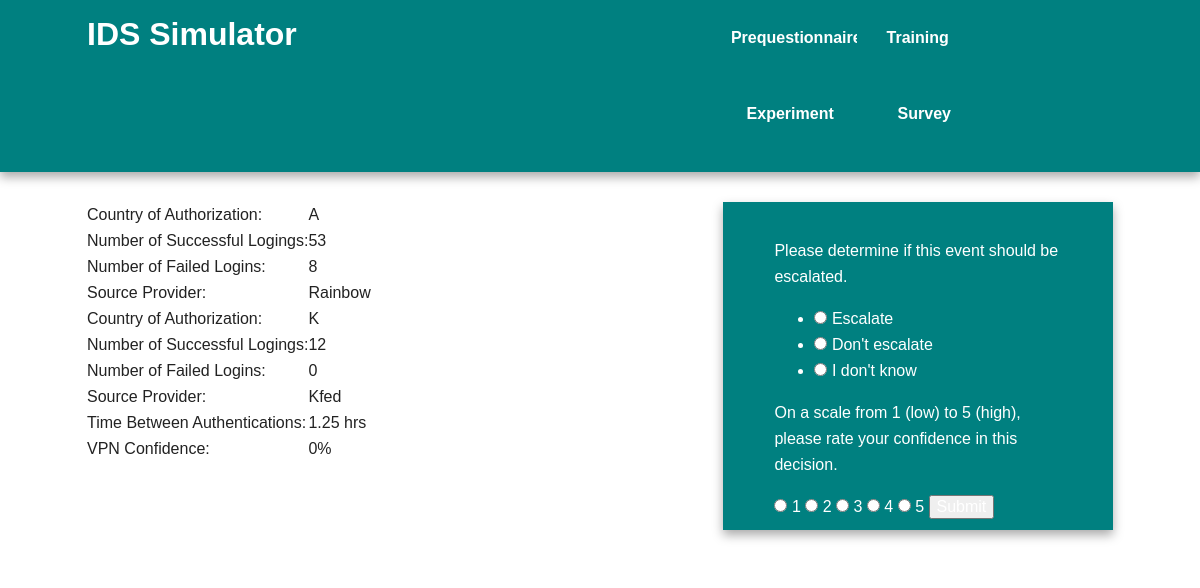
The page /trainingEventPage/1 (signed in) on the database its author committed.
### models.py (models this page shows)
class TrainingEvent(db.Model):
    id = db.Column(db.Integer, primary_key=True)
    is_false_positive = db.Column(db.Boolean())
    country_of_authentication1 = db.Column(db.String(1))
    number_successful_logins1 = db.Column(db.Integer)
    number_failed_logins1 = db.Column(db.Integer)
    source_provider1 = db.Column(db.String(50))
    country_of_authentication2 = db.Column(db.String(1))
    number_successful_logins2 = db.Column(db.Integer)
    number_failed_logins2 = db.Column(db.Integer)
    source_provider2 = db.Column(db.String(50))
    time_between_authentications = db.Column(db.Float)
    vpn_confidence = db.Column(db.String(5))

### crywolf.py (the view, shortened to what this page needs)
@app.route('/trainingEventPage/<eventId>', methods = ["GET", "POST"])
@login_required
def trainingEventPage(eventId):
    event = models.TrainingEvent.query.get(eventId)
    form = eventDecisionForm()
    return render_template('trainingEventPage.html', event = event, form=form)

### forms.py
class eventDecisionForm(FlaskForm):
    escalate = RadioField(
                    choices=[
                        ('Escalate','Escalate'),
                        ("Don't escalate","Don't escalate"),
                        ("I don't know","I don't know")
                    ]
                )
    confidence = RadioField(choices=[("1","1"),("2","2"),("3", "3"),("4","4"),("5","5")])

### crywolf.py (called while the page is built)
@login_manager.user_loader
def load_user(user_id):
    return models.User.query.get(user_id)

### templates/trainingEventPage.html (shortened to what this page needs)
{% extends "base.html" %}
{% block content %}
    <article>
        <table>
            <tr><td>Country of Authorization: </td>    <td>{{event.country_of_authentication1}}</td></tr>
            <tr><td>Number of Successful Logings: </td>    <td>{{event.number_successful_logins1}}</td></tr>
            <tr><td>Number of Failed Logins: </td>    <td>{{event.number_failed_logins1}}</td></tr>
            <tr><td>Source Provider: </td>    <td>{{event.source_provider1}}</td></tr>
            <tr><td>Country of Authorization: </td>    <td>{{event.country_of_authentication2}}</td></tr>
            <tr><td>Number of Successful Logings: </td>    <td>{{event.number_successful_logins2}}</td></tr>
            <tr><td>Number of Failed Logins: </td>    <td>{{event.number_failed_logins2}}</td></tr>
            <tr><td>Source Provider: </td>    <td>{{event.source_provider2}} </td></tr>
            <tr><td>Time Between Authentications: </td>    <td>{{event.time_between_authentications}} hrs</td></tr>
            <tr><td>VPN Confidence: </td>    <td>{{event.vpn_confidence}} </td></tr>
        </table>
    </article>
    <aside>
        <p> Please determine if this event should be escalated.</p>
        <form action = "" method = "POST" id = "event_decision">
            {{ form.escalate }}
            <p> On a scale from 1 (low) to 5 (high), please rate your confidence in this decision.</p>
            {% for subfield in form.confidence %}
            <tr>
                <td>{{ subfield }}</td>
                <td>{{ subfield.label }}</td>
            </tr>
            {% endfor %}
            <input type="submit" value="Submit">
        </form>
    </aside>
{% endblock %}

### templates/base.html (shortened to what this page needs)
<!doctype html>
<html class="no-js" lang="">
    <head>
        <link rel="stylesheet" href="../static/css/normalize.min.css">
        <link rel="stylesheet" href="../static/css/main.css">
    </head>
    <body>
        <div class="header-container">
            <header class="wrapper clearfix">
                <a href= {{ url_for('index') }}><h1 class="title">IDS Simulator</h1></a>
                <nav>
                    <ul>
                        <li><a href={{ url_for('prequestionnaire') }}>Prequestionnaire</a></li>
                        <li><a href={{ url_for('training') }}>Training</a></li>
                        <li><a href={{ url_for('experiment') }}>Experiment</a></li>
                        <li><a href={{ url_for('postsurvey') }}>Survey</a></li>
                    </ul>
                </nav>
            </header>
        </div>
        <div class="main-container">
            <div class="main wrapper clearfix">
                {% block content %}
                {% endblock %}
            </div>
        </div>
    </body>
</html>

### static/css/main.css (style rules this page uses)
html { color: #222; font-size: 1em; line-height: 1.4; }
body { font: 16px/26px Helvetica, Helvetica Neue, Arial; }
.wrapper { width: 90%; margin: 0 5%; }
.header-container { border-bottom: 20px solid teal; }
.footer-container, .main aside { border-top: 20px solid teal; }
.header-container, .footer-container, .main aside { background: teal; }
.title { color: white; }
nav ul { margin: 0; padding: 0; list-style-type: none; }
nav a { display: block; margin-bottom: 10px; padding: 15px 0; text-align: center; text-decoration: none; font-weight: bold; color: white; background: teal; }
.main { padding: 30px 0; }
.main aside { color: white; padding: 0px 5% 10px; }
@media only screen and (min-width: 480px) { nav a { float: left; width: 27%; margin: 0 1.7%; padding: 25px 2%; margin-bottom: 0; } }
@media only screen and (min-width: 480px) { nav li:first-child a { margin-left: 0; } }
@media only screen and (min-width: 480px) { nav li:last-child a { margin-right: 0; } }
@media only screen and (min-width: 480px) { nav ul li { display: inline; } }
@media only screen and (min-width: 768px) { .header-container, .main aside { -webkit-box-shadow: 0 5px 10px #aaa; -moz-box-shadow: 0 5px 10px #aaa; box-shadow: 0 5px 10px #aaa; } }
@media only screen and (min-width: 768px) { .title { float: left; } }
@media only screen and (min-width: 768px) { nav { float: right; width: 38%; } }
@media only screen and (min-width: 768px) { .main article { float: left; width: 57%; } }
@media only screen and (min-width: 768px) { .main aside { float: right; width: 28%; } }
@media only screen and (min-width: 1140px) { .wrapper { width: 1026px; margin: 0 auto; } }
.clearfix:before, .clearfix:after { content: " "; display: table; }
.clearfix:after { clear: both; }
.clearfix { *zoom: 1; }

### rows shown on the page
TrainingEvent: country_of_authentication1 "A", number_successful_logins1 "53", number_failed_logins1 "8", source_provider1 "Rainbow", country_of_authentication2 "K", number_successful_logins2 "12", number_failed_logins2 "0", source_provider2 "Kfed", time_between_authentications "1.25", vpn_confidence "0%"

### other values the page prints
{{ subfield.label }} "1" "2" "3" "4" "5"
